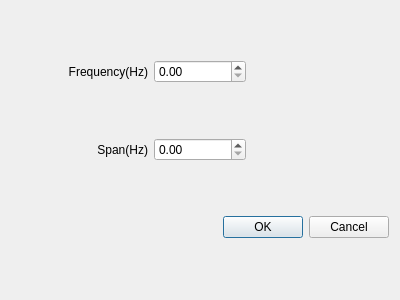
<?xml version="1.0" encoding="UTF-8"?>
<ui version="4.0">
 <class>Dialog</class>
 <widget class="QDialog" name="Dialog">
  <property name="geometry">
   <rect>
    <x>0</x>
    <y>0</y>
    <width>400</width>
    <height>300</height>
   </rect>
  </property>
  <property name="windowTitle">
   <string>Dialog</string>
  </property>
  <layout class="QGridLayout" name="gridLayout" columnstretch="3,2,3">
   <item row="0" column="0">
    <widget class="QLabel" name="label">
     <property name="text">
      <string>Frequency(Hz)</string>
     </property>
     <property name="alignment">
      <set>Qt::AlignRight|Qt::AlignTrailing|Qt::AlignVCenter</set>
     </property>
    </widget>
   </item>
   <item row="0" column="1">
    <widget class="QDoubleSpinBox" name="doubleSpinBox"/>
   </item>
   <item row="0" column="2">
    <spacer name="horizontalSpacer">
     <property name="orientation">
      <enum>Qt::Horizontal</enum>
     </property>
     <property name="sizeHint" stdset="0">
      <size>
       <width>131</width>
       <height>20</height>
      </size>
     </property>
    </spacer>
   </item>
   <item row="1" column="0">
    <widget class="QLabel" name="label_2">
     <property name="text">
      <string>Span(Hz)</string>
     </property>
     <property name="alignment">
      <set>Qt::AlignRight|Qt::AlignTrailing|Qt::AlignVCenter</set>
     </property>
    </widget>
   </item>
   <item row="1" column="1">
    <widget class="QDoubleSpinBox" name="doubleSpinBox_2"/>
   </item>
   <item row="1" column="2">
    <spacer name="horizontalSpacer_2">
     <property name="orientation">
      <enum>Qt::Horizontal</enum>
     </property>
     <property name="sizeHint" stdset="0">
      <size>
       <width>131</width>
       <height>20</height>
      </size>
     </property>
    </spacer>
   </item>
   <item row="2" column="0" colspan="3">
    <widget class="QDialogButtonBox" name="buttonBox">
     <property name="orientation">
      <enum>Qt::Horizontal</enum>
     </property>
     <property name="standardButtons">
      <set>QDialogButtonBox::Cancel|QDialogButtonBox::Ok</set>
     </property>
    </widget>
   </item>
  </layout>
 </widget>
 <resources/>
 <connections>
  <connection>
   <sender>buttonBox</sender>
   <signal>accepted()</signal>
   <receiver>Dialog</receiver>
   <slot>accept()</slot>
   <hints>
    <hint type="sourcelabel">
     <x>248</x>
     <y>254</y>
    </hint>
    <hint type="destinationlabel">
     <x>157</x>
     <y>274</y>
    </hint>
   </hints>
  </connection>
  <connection>
   <sender>buttonBox</sender>
   <signal>rejected()</signal>
   <receiver>Dialog</receiver>
   <slot>reject()</slot>
   <hints>
    <hint type="sourcelabel">
     <x>316</x>
     <y>260</y>
    </hint>
    <hint type="destinationlabel">
     <x>286</x>
     <y>274</y>
    </hint>
   </hints>
  </connection>
 </connections>
</ui>
